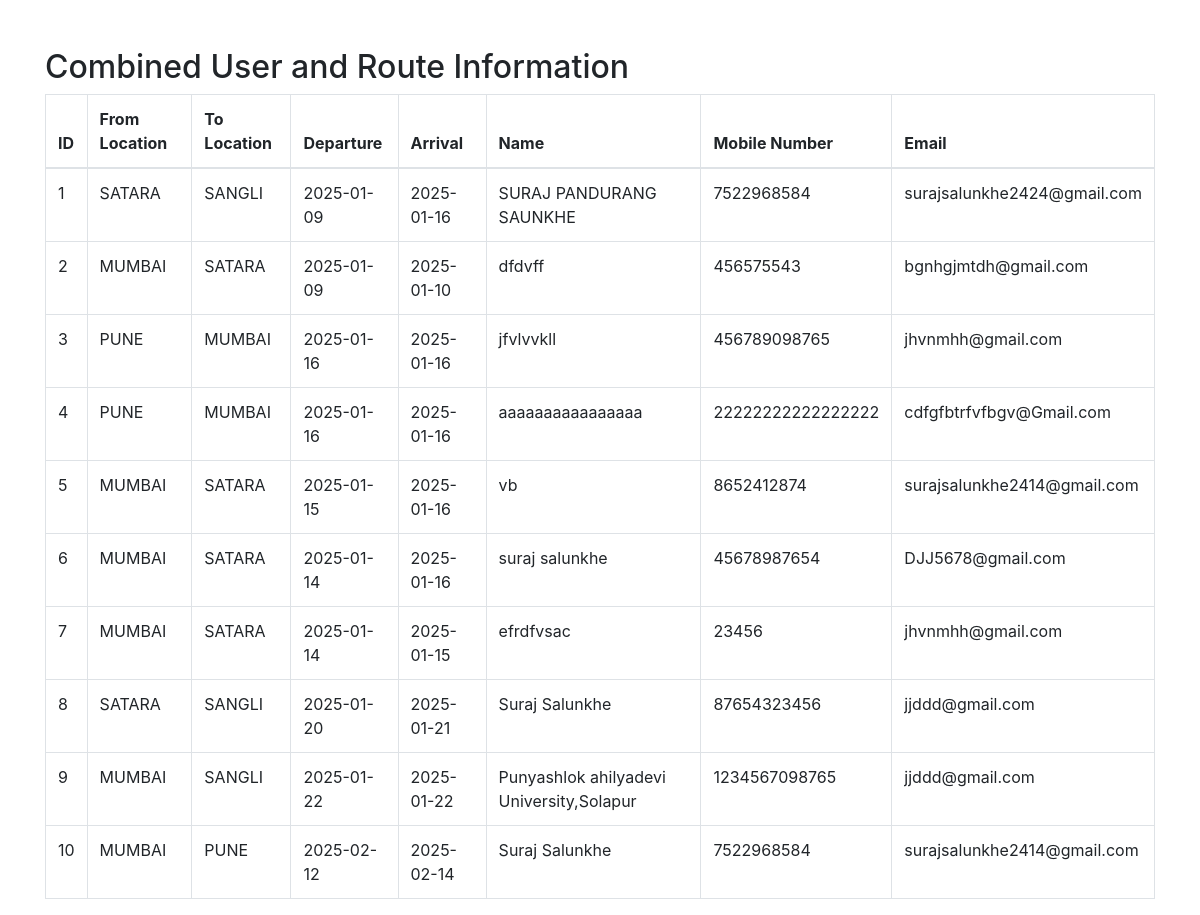
The app's page /both_data_use with its own data.
### tables this page shows
CREATE TABLE passenger_data (id INTEGER PRIMARY KEY AUTOINCREMENT ,From_Location VARCHAR(50),To_Location VARCHAR(50), Departure TEXT,Arrival TEXT );

CREATE TABLE user_information(id INTEGER PRIMARY KEY AUTOINCREMENT , name text,  mobile_no int , email text);

### app.py (the view)
@app.route("/both_data_use", methods=["GET", "POST"])
def both_data_use():
    if request.method == "POST":
        return redirect(url_for("both_data_use"))
    with sqlite3.connect("passenger.db") as con:
        cur = con.cursor()
        query = """
            SELECT
                pd.id,
                pd.From_Location,
                pd.To_Location,
                pd.Departure,
                pd.Arrival,
                ui.name,
                ui.mobile_no,
                ui.email
            FROM passenger_data pd
            JOIN user_information ui ON pd.id = ui.id
        """
        cur.execute(query)
        combined_data = cur.fetchall()
    return render_template("all_user_info_main.html", combined_data=combined_data)

### templates/all_user_info_main.html (shortened to what this page needs)
<!DOCTYPE html>
<html lang="en">
<head>
    <link rel="stylesheet" href="https://stackpath.bootstrapcdn.com/bootstrap/4.3.1/css/bootstrap.min.css">
</head>
<body>
<div class="container mt-5">
    <h2>Combined User and Route Information</h2>
    <table class="table table-bordered">
        <thead>
            <tr>
                <th>ID</th>
                <th>From Location</th>
                <th>To Location</th>
                <th>Departure</th>
                <th>Arrival</th>
                <th>Name</th>
                <th>Mobile Number</th>
                <th>Email</th>
            </tr>
        </thead>
        <tbody>
            {% if combined_data %}
                {% for row in combined_data %}
                <tr>
                    <td>{{ row[0] }}</td>
                    <td>{{ row[1] }}</td>
                    <td>{{ row[2] }}</td>
                    <td>{{ row[3] }}</td>
                    <td>{{ row[4] }}</td>
                    <td>{{ row[5] }}</td>
                    <td>{{ row[6] }}</td>
                    <td>{{ row[7] }}</td>
                </tr>
                {% endfor %}
            {% else %}
                <tr>
                    <td colspan="8" class="text-center">No combined data available.</td>
                </tr>
            {% endif %}
        </tbody>
    </table>
</div>
</body>
</html>

### records on screen
passenger_data: id "1", From_Location "SATARA", To_Location "SANGLI", Departure "2025-01-09", Arrival "2025-01-16", name "SURAJ PANDURANG SAUNKHE", mobile_no "7522968584", email "surajsalunkhe2424@gmail.com"
passenger_data: id "2", From_Location "MUMBAI", To_Location "SATARA", Departure "2025-01-09", Arrival "2025-01-10", name "dfdvff", mobile_no "456575543", email "bgnhgjmtdh@gmail.com"
passenger_data: id "3", From_Location "PUNE", To_Location "MUMBAI", Departure "2025-01-16", Arrival "2025-01-16", name "jfvlvvkll", mobile_no "456789098765", email "jhvnmhh@gmail.com"
passenger_data: id "4", From_Location "PUNE", To_Location "MUMBAI", Departure "2025-01-16", Arrival "2025-01-16", name "aaaaaaaaaaaaaaaa", mobile_no "22222222222222222", email "cdfgfbtrfvfbgv@Gmail.com"
passenger_data: id "5", From_Location "MUMBAI", To_Location "SATARA", Departure "2025-01-15", Arrival "2025-01-16", name "vb", mobile_no "8652412874", email "surajsalunkhe2414@gmail.com"
passenger_data: id "6", From_Location "MUMBAI", To_Location "SATARA", Departure "2025-01-14", Arrival "2025-01-16", name "suraj salunkhe", mobile_no "45678987654", email "DJJ5678@gmail.com"
passenger_data: id "7", From_Location "MUMBAI", To_Location "SATARA", Departure "2025-01-14", Arrival "2025-01-15", name "efrdfvsac", mobile_no "23456", email "jhvnmhh@gmail.com"
passenger_data: id "8", From_Location "SATARA", To_Location "SANGLI", Departure "2025-01-20", Arrival "2025-01-21", name "Suraj Salunkhe", mobile_no "87654323456", email "jjddd@gmail.com"
passenger_data: id "9", From_Location "MUMBAI", To_Location "SANGLI", Departure "2025-01-22", Arrival "2025-01-22", name "Punyashlok ahilyadevi University,Solapur", mobile_no "1234567098765", email "jjddd@gmail.com"
passenger_data: id "10", From_Location "MUMBAI", To_Location "PUNE", Departure "2025-02-12", Arrival "2025-02-14", name "Suraj Salunkhe", mobile_no "7522968584", email "surajsalunkhe2414@gmail.com"
